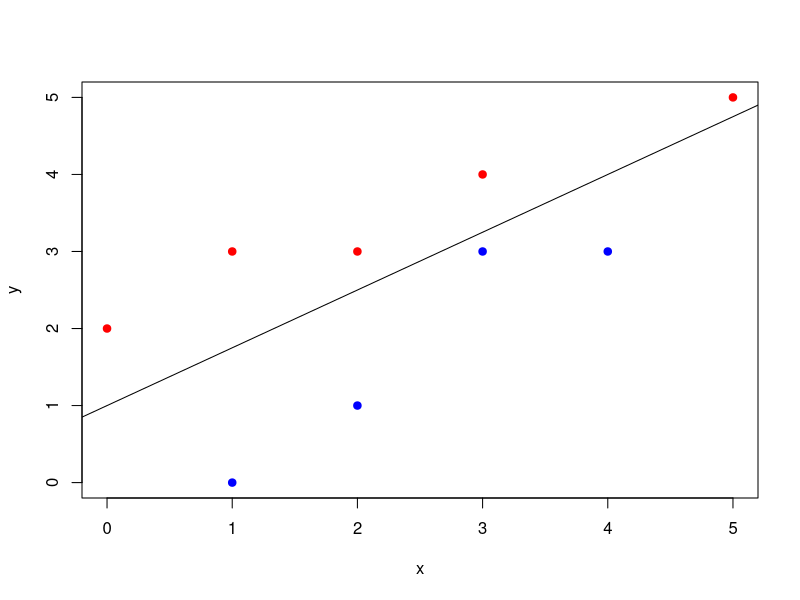
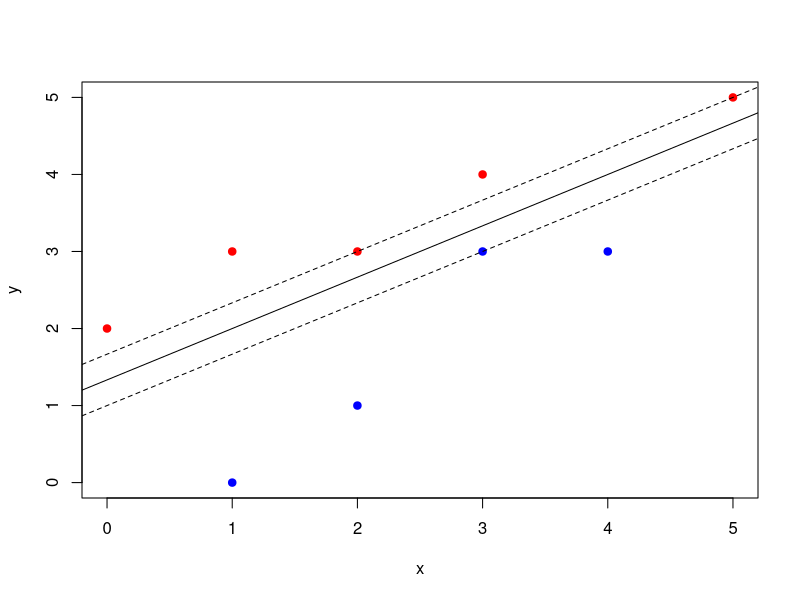
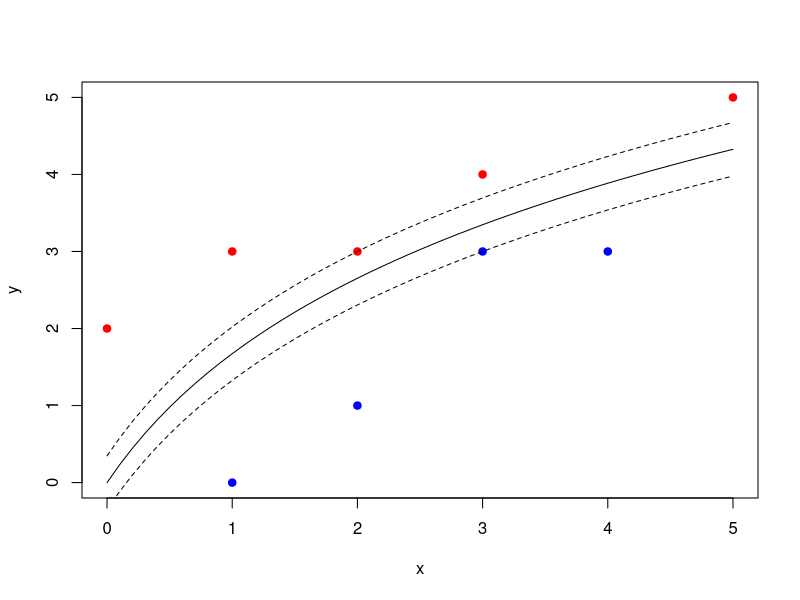

R code for these plots, in order:
# Chapter 2 examples: production plan and separation of points

# Import lpSolve package (to solve linear programming problems)
library(lpSolve)

# Production example from first day of class

# Set coefficients of the objective function
f.obj <- c(3, 4) # 3*x1+4*x2

# Set matrix corresponding to coefficients of constraints by rows
# Assumes non-negative solutions
f.con <- matrix(c(1,2,#  1*x1+2*x2<=10
                  2,1,#  2*x1+1*x2<=10
                  1,1),# 1*x1+1*x2<=6
                nrow = 3, byrow = TRUE)

# Set inequality signs
f.dir <- c("<=",
           "<=",
           "<=")

# Set right hand side coefficients
f.rhs <- c(10,
           10,
           6)

# Solution to linear program
result <- lp("max", f.obj, f.con, f.dir, f.rhs)

soln <- result$solution # x1 x2


# Separation of points example

# p_i points: (0,2) (2,3) (1,3) (3,4) (5,5)
# q_j points: (1,0) (2,1) (3,3) (4,3)

plot(c(0,2,1,3,5),c(2,3,3,4,5), col="red", pch=19, 
     xlab="x", ylab="y", xlim=c(0,5), ylim=c(0,5))
points(c(1,2,3,4),c(0,1,3,3), col="blue", pch=19)
abline(a=1,b=.75) # guess a line that works

# Set coefficients of the objective function
f.obj <- c(0,0,1) # 0*a + 0*b + delta

# Set matrix corresponding to coefficients of constraints by rows
# Assumes non-negative solutions
f.con <- matrix(c(0, 1, 1, # a*0+b+delta <= 2
                  2, 1, 1, # a*2+b+delta <= 3
                  1, 1, 1, # a*1+b+delta <= 3
                  3, 1, 1, # a*3+b+delta <= 4
                  5, 1, 1, # a*5+b+delta <= 5
                  1, 1, -1, # a*1+b-delta >= 0
                  2, 1, -1, # a*2+b-delta >= 1
                  3, 1, -1, # a*3+b-delta >= 3
                  4, 1, -1),# a*4+b-delta >= 3
                nrow = 9, byrow = TRUE)

# Set inequality signs
f.dir <- c("<=",
           "<=",
           "<=",
           "<=",
           "<=",
           ">=",
           ">=",
           ">=",
           ">=")

# Set right hand side coefficients
f.rhs <- c(2,
           3,
           3,
           4,
           5,
           0,
           1,
           3,
           3)

# Solution to linear program
result <- lp("max", f.obj, f.con, f.dir, f.rhs)

soln <- result$solution # a b delta

plot(c(0,2,1,3,5),c(2,3,3,4,5), col="red", pch=19, 
     xlab="x", ylab="y", xlim=c(0,5), ylim=c(0,5))
points(c(1,2,3,4),c(0,1,3,3), col="blue", pch=19)
abline(a=soln[2],b=soln[1]) # plot separating line found via linear program
abline(a=soln[2]+soln[3],b=soln[1], lty=2)
abline(a=soln[2]-soln[3],b=soln[1], lty=2)

# Instead of line, could find separating curve y=a*log(x+1)+b
f.con <- matrix(c(log(0+1), 1, 1, # a*0+b+delta <= 2
                  log(2+1), 1, 1, # a*2+b+delta <= 3
                  log(1+1), 1, 1, # a*1+b+delta <= 3
                  log(3+1), 1, 1, # a*3+b+delta <= 4
                  log(5+1), 1, 1, # a*5+b+delta <= 5
                  log(1+1), 1, -1, # a*1+b+delta >= 0
                  log(2+1), 1, -1, # a*2+b+delta >= 1
                  log(3+1), 1, -1, # a*3+b+delta >= 3
                  log(4+1), 1, -1),# a*4+b+delta >= 3
                nrow = 9, byrow = TRUE)

# Solution to linear program
result <- lp("max", f.obj, f.con, f.dir, f.rhs)

soln <- result$solution # a b delta

plot(c(0,2,1,3,5),c(2,3,3,4,5), col="red", pch=19, 
     xlab="x", ylab="y", xlim=c(0,5), ylim=c(0,5))
points(c(1,2,3,4),c(0,1,3,3), col="blue", pch=19)
# plot separating curve found via linear program
x <- seq(0,5,0.1)
points(x, soln[1]*log(x+1)+soln[2], type="l")
points(x, soln[1]*log(x+1)+soln[2]+soln[3], type="l", lty=2)
points(x, soln[1]*log(x+1)+soln[2]-soln[3], type="l", lty=2)
